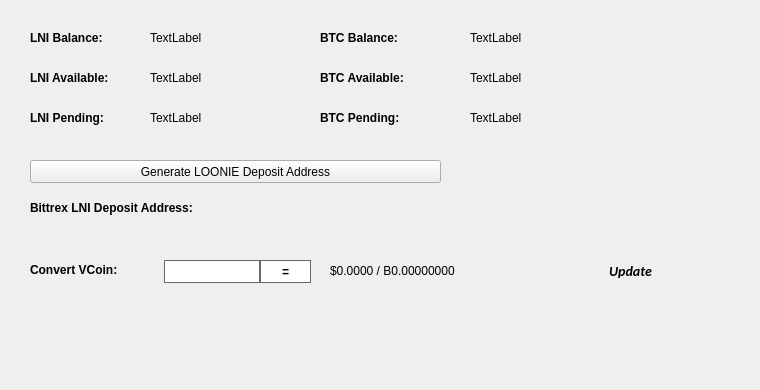
   <widget class="QWidget" name="BalanceTab">
    <attribute name="title">
     <string>Balance</string>
    </attribute>
    <widget class="QLabel" name="BitcoinBalanceLabel">
     <property name="geometry">
      <rect>
       <x>470</x>
       <y>30</y>
       <width>150</width>
       <height>16</height>
      </rect>
     </property>
     <property name="text">
      <string>TextLabel</string>
     </property>
    </widget>
    <widget class="QLabel" name="PIVBalanceLabel">
     <property name="geometry">
      <rect>
       <x>150</x>
       <y>30</y>
       <width>150</width>
       <height>16</height>
      </rect>
     </property>
     <property name="text">
      <string>TextLabel</string>
     </property>
    </widget>
    <widget class="QLabel" name="label_11">
     <property name="geometry">
      <rect>
       <x>30</x>
       <y>30</y>
       <width>101</width>
       <height>16</height>
      </rect>
     </property>
     <property name="font">
      <font>
       <weight>75</weight>
       <bold>true</bold>
      </font>
     </property>
     <property name="text">
      <string>LNI Balance:</string>
     </property>
    </widget>
    <widget class="QLabel" name="label_12">
     <property name="geometry">
      <rect>
       <x>320</x>
       <y>30</y>
       <width>101</width>
       <height>16</height>
      </rect>
     </property>
     <property name="font">
      <font>
       <weight>75</weight>
       <bold>true</bold>
      </font>
     </property>
     <property name="text">
      <string>BTC Balance:</string>
     </property>
    </widget>
    <widget class="QLabel" name="PIVAvailableLabel_2">
     <property name="geometry">
      <rect>
       <x>150</x>
       <y>70</y>
       <width>150</width>
       <height>16</height>
      </rect>
     </property>
     <property name="text">
      <string>TextLabel</string>
     </property>
    </widget>
    <widget class="QLabel" name="label_13">
     <property name="geometry">
      <rect>
       <x>30</x>
       <y>70</y>
       <width>111</width>
       <height>16</height>
      </rect>
     </property>
     <property name="font">
      <font>
       <weight>75</weight>
       <bold>true</bold>
      </font>
     </property>
     <property name="text">
      <string>LNI Available:</string>
     </property>
    </widget>
    <widget class="QLabel" name="label_14">
     <property name="geometry">
      <rect>
       <x>30</x>
       <y>110</y>
       <width>101</width>
       <height>16</height>
      </rect>
     </property>
     <property name="font">
      <font>
       <weight>75</weight>
       <bold>true</bold>
      </font>
     </property>
     <property name="text">
      <string>LNI Pending:</string>
     </property>
    </widget>
    <widget class="QLabel" name="PIVPendingLabel">
     <property name="geometry">
      <rect>
       <x>150</x>
       <y>110</y>
       <width>150</width>
       <height>16</height>
      </rect>
     </property>
     <property name="text">
      <string>TextLabel</string>
     </property>
    </widget>
    <widget class="QLabel" name="label_15">
     <property name="geometry">
      <rect>
       <x>320</x>
       <y>70</y>
       <width>111</width>
       <height>16</height>
      </rect>
     </property>
     <property name="font">
      <font>
       <weight>75</weight>
       <bold>true</bold>
      </font>
     </property>
     <property name="text">
      <string>BTC Available:</string>
     </property>
    </widget>
    <widget class="QLabel" name="BitcoinAvailableLabel">
     <property name="geometry">
      <rect>
       <x>470</x>
       <y>70</y>
       <width>150</width>
       <height>16</height>
      </rect>
     </property>
     <property name="text">
      <string>TextLabel</string>
     </property>
    </widget>
    <widget class="QLabel" name="label_31">
     <property name="geometry">
      <rect>
       <x>320</x>
       <y>110</y>
       <width>111</width>
       <height>16</height>
      </rect>
     </property>
     <property name="font">
      <font>
       <weight>75</weight>
       <bold>true</bold>
      </font>
     </property>
     <property name="text">
      <string>BTC Pending:</string>
     </property>
    </widget>
    <widget class="QLabel" name="BitcoinPendingLabel">
     <property name="geometry">
      <rect>
       <x>470</x>
       <y>110</y>
       <width>150</width>
       <height>16</height>
      </rect>
     </property>
     <property name="text">
      <string>TextLabel</string>
     </property>
    </widget>
    <widget class="QLabel" name="label_33">
     <property name="geometry">
      <rect>
       <x>30</x>
       <y>200</y>
       <width>221</width>
       <height>16</height>
      </rect>
     </property>
     <property name="font">
      <font>
       <weight>75</weight>
       <bold>true</bold>
      </font>
     </property>
     <property name="text">
      <string>Bittrex LNI Deposit Address:</string>
     </property>
    </widget>
    <widget class="QPushButton" name="GenDepositBTN">
     <property name="geometry">
      <rect>
       <x>30</x>
       <y>160</y>
       <width>411</width>
       <height>23</height>
      </rect>
     </property>
     <property name="text">
      <string>Generate LOONIE Deposit Address</string>
     </property>
     <property name="icon">
      <iconset resource="../loonie.qrc">
       <normaloff>:/icons/bitcoin</normaloff>:/icons/bitcoin</iconset>
     </property>
    </widget>
    <widget class="QLabel" name="DepositAddressLabel">
     <property name="geometry">
      <rect>
       <x>200</x>
       <y>200</y>
       <width>261</width>
       <height>16</height>
      </rect>
     </property>
     <property name="palette">
      <palette>
       <active>
        <colorrole role="WindowText">
         <brush brushstyle="SolidPattern">
          <color alpha="255">
           <red>0</red>
           <green>0</green>
           <blue>0</blue>
          </color>
         </brush>
        </colorrole>
        <colorrole role="Text">
         <brush brushstyle="SolidPattern">
          <color alpha="255">
           <red>0</red>
           <green>0</green>
           <blue>255</blue>
          </color>
         </brush>
        </colorrole>
       </active>
       <inactive>
        <colorrole role="WindowText">
         <brush brushstyle="SolidPattern">
          <color alpha="255">
           <red>0</red>
           <green>0</green>
           <blue>0</blue>
          </color>
         </brush>
        </colorrole>
        <colorrole role="Text">
         <brush brushstyle="SolidPattern">
          <color alpha="255">
           <red>0</red>
           <green>0</green>
           <blue>255</blue>
          </color>
         </brush>
        </colorrole>
       </inactive>
       <disabled>
        <colorrole role="WindowText">
         <brush brushstyle="SolidPattern">
          <color alpha="255">
           <red>120</red>
           <green>120</green>
           <blue>120</blue>
          </color>
         </brush>
        </colorrole>
        <colorrole role="Text">
         <brush brushstyle="SolidPattern">
          <color alpha="255">
           <red>120</red>
           <green>120</green>
           <blue>120</blue>
          </color>
         </brush>
        </colorrole>
       </disabled>
      </palette>
     </property>
     <property name="font">
      <font>
       <weight>75</weight>
       <bold>true</bold>
      </font>
     </property>
     <property name="text">
      <string/>
     </property>
     <property name="alignment">
      <set>Qt::AlignRight|Qt::AlignTrailing|Qt::AlignVCenter</set>
     </property>
     <property name="textInteractionFlags">
      <set>Qt::LinksAccessibleByMouse|Qt::TextSelectableByKeyboard|Qt::TextSelectableByMouse</set>
     </property>
    </widget>
    <widget class="QLabel" name="label_8">
     <property name="geometry">
      <rect>
       <x>460</x>
       <y>300</y>
       <width>281</width>
       <height>81</height>
      </rect>
     </property>
     <property name="text">
      <string/>
     </property>
     <property name="pixmap">
      <pixmap>:/images/bittrex</pixmap>
     </property>
    </widget>
    <widget class="QWidget" name="widgetConversion" native="true">
     <property name="geometry">
      <rect>
       <x>0</x>
       <y>250</y>
       <width>751</width>
       <height>43</height>
      </rect>
     </property>
     <property name="minimumSize">
      <size>
       <width>0</width>
       <height>43</height>
      </size>
     </property>
     <property name="styleSheet">
      <string notr="true"/>
     </property>
     <widget class="QPushButton" name="btnUpdateMarketData">
      <property name="geometry">
       <rect>
        <x>575</x>
        <y>0</y>
        <width>111</width>
        <height>41</height>
       </rect>
      </property>
      <property name="sizePolicy">
       <sizepolicy hsizetype="Expanding" vsizetype="Expanding">
        <horstretch>0</horstretch>
        <verstretch>0</verstretch>
       </sizepolicy>
      </property>
      <property name="font">
       <font>
        <family>calibri</family>
        <pointsize>-1</pointsize>
        <weight>75</weight>
        <italic>true</italic>
        <bold>true</bold>
       </font>
      </property>
      <property name="styleSheet">
       <string notr="true">margin:0px;text-align:center;padding:2px;border-radius:3px;font-style:italic;width:100px;font-size:14px;font-family:calibri;font-weight:600;</string>
      </property>
      <property name="text">
       <string>Update</string>
      </property>
      <property name="iconSize">
       <size>
        <width>150</width>
        <height>35</height>
       </size>
      </property>
      <property name="autoDefault">
       <bool>true</bool>
      </property>
      <property name="default">
       <bool>true</bool>
      </property>
     </widget>
     <widget class="QLabel" name="lblConvertVCoin">
      <property name="geometry">
       <rect>
        <x>30</x>
        <y>10</y>
        <width>131</width>
        <height>20</height>
       </rect>
      </property>
      <property name="styleSheet">
       <string notr="true"/>
      </property>
      <property name="text">
       <string>&lt;html&gt;&lt;head/&gt;&lt;body&gt;&lt;p&gt;&lt;span style=&quot; font-weight:600;&quot;&gt;Convert VCoin:&lt;/span&gt;&lt;/p&gt;&lt;/body&gt;&lt;/html&gt;</string>
      </property>
     </widget>
     <widget class="QLineEdit" name="txtConvertVCoinQty">
      <property name="geometry">
       <rect>
        <x>160</x>
        <y>10</y>
        <width>100</width>
        <height>23</height>
       </rect>
      </property>
      <property name="minimumSize">
       <size>
        <width>100</width>
        <height>23</height>
       </size>
      </property>
      <property name="maximumSize">
       <size>
        <width>100</width>
        <height>16777215</height>
       </size>
      </property>
      <property name="styleSheet">
       <string notr="true">border: 1px solid #61696c;margin-left:4px;</string>
      </property>
     </widget>
     <widget class="QPushButton" name="btnConvertLOONIE">
      <property name="geometry">
       <rect>
        <x>260</x>
        <y>10</y>
        <width>51</width>
        <height>23</height>
       </rect>
      </property>
      <property name="minimumSize">
       <size>
        <width>0</width>
        <height>23</height>
       </size>
      </property>
      <property name="styleSheet">
       <string notr="true">border:1px solid #61696c;background:white;font-weight:600;</string>
      </property>
      <property name="text">
       <string>=</string>
      </property>
     </widget>
     <widget class="QLabel" name="lblConvertVCoinResults">
      <property name="geometry">
       <rect>
        <x>330</x>
        <y>0</y>
        <width>201</width>
        <height>41</height>
       </rect>
      </property>
      <property name="styleSheet">
       <string notr="true"/>
      </property>
      <property name="text">
       <string>$0.0000 / B0.00000000</string>
      </property>
     </widget>
     <widget class="QLabel" name="iconOverviewUpdateWait">
      <property name="geometry">
       <rect>
        <x>670</x>
        <y>10</y>
        <width>24</width>
        <height>24</height>
       </rect>
      </property>
      <property name="text">
       <string/>
      </property>
      <property name="pixmap">
       <pixmap resource="../loonie.qrc">:/icons/transaction_1</pixmap>
      </property>
      <property name="scaledContents">
       <bool>true</bool>
      </property>
      <property name="alignment">
       <set>Qt::AlignCenter</set>
      </property>
     </widget>
    </widget>
   </widget>
